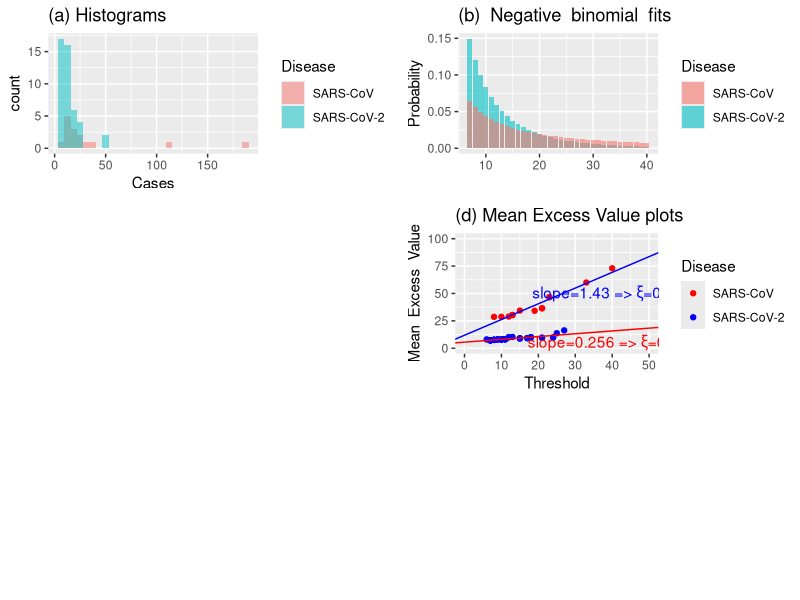

Source code (R): (Note: this script raises an error after producing the figure.)

library(ggplot2)

require(grid)
grid.newpage()
pushViewport(viewport(layout = grid.layout(3,2)))

define_region = function(row, col){
  viewport(layout.pos.row=row, layout.pos.col=col)
}

############################################

#data

Z=c(10,9,6.5,11,11,8,7,7,25,8,7,9,12,27,21,17,15,11,10,13,7,17.5,52,7,8,7,18,24,11,51,21,15,7,9,17,12,24,8,11,10,10,8,8,11,15,21,19,13,13,33,112,21,23,23,40,187,15,10,8,12)

Z=round(Z)

#####################################

data <- data.frame(
  Disease = c( rep("SARS-CoV ", 15), rep("SARS-CoV-2", 45) ),
  Cases = c( Z[46:60], Z[1:45] )
)

p=ggplot(data, aes(x=Cases,fill=Disease)) +
  geom_histogram(alpha=0.5,position="identity")


print(p+labs(title = "(a) Histograms"),vp=define_region(1,1))

###########################################


Z=c(10,9,6.5,11,11,8,7,7,25,8,7,9,12,27,21,17,15,11,10,13,7,17.5,52,7,8,7,18,24,11,51,21,15,7,9,17,12,24,8,11,10,10,8,8,11,15,21,19,13,13,33,112,21,23,23,40,187,15,10,8,12)

Z=round(Z)

Zcov=Z[1:45] #SARS-CoV-2

Zsars=Z[46:60] #SARS-CoV

f=function(theta){
  return(-sum(log((dnbinom(Zcov,size=theta[1],mu=theta[2]))/(1-pnbinom(6,size=theta[1],mu=theta[2])))))
}

thetahatcov=optim(fn=f,par=c(100,100))$par

cumsum(dnbinom(7:100,size=thetahatcov[1],mu=thetahatcov[2])/(1-pnbinom(6,size=thetahatcov[1],mu=thetahatcov[2])))

#######################################


f=function(theta){
  return(-sum(log((dnbinom(Zsars,size=theta[1],mu=theta[2]))/(1-pnbinom(6,size=theta[1],mu=theta[2])))))
}

thetahatsars=optim(fn=f,par=c(100,100))$par

cumsum(dnbinom(7:100,size=thetahatsars[1],mu=thetahatsars[2])/(1-pnbinom(6,size=thetahatsars[1],mu=thetahatsars[2])))

data <- data.frame(
  Disease = c( rep("SARS-CoV-2", 34), rep("SARS-CoV ", 34) ),
  probs = c((dnbinom(7:40,size=thetahatcov[1],mu=thetahatcov[2])/(1-pnbinom(6,size=thetahatcov[1],mu=thetahatcov[2]))),(dnbinom(7:40,size=thetahatsars[1],mu=thetahatsars[2])/(1-pnbinom(6,size=thetahatsars[1],mu=thetahatsars[2])))),
  xaxis = c((7:40),(7:40))
)

p=ggplot(data,aes(x = xaxis, y = probs, fill = Disease)) +
  geom_col(alpha=0.6,position="identity") +
  labs(title = "(b)  Negative  binomial  fits",
       x = "",
       y = "Probability") 

print(p,vp=define_region(1,2))


###########################################



Z=c(10,9,6.5,11,11,8,7,7,25,8,7,9,12,27,21,17,15,11,10,13,7,17.5,52,7,8,7,18,24,11,51,21,15,7,9,17,12,24,8,11,10,10,8,8,11,15,21,19,13,13,33,112,21,23,23,40,187,15,10,8,12)

Z=round(Z)

Ztot=Z

Z=Z[46:60] 

########################################

Z=Ztot[1:45] #SARS-CoV-2

vecucov2=sort(Z)

meanexcesscov2=rep(0,length(vecucov2))

i=1

while(i<=length(vecucov2)){
  
  meanexcesscov2[i]=mean(Z[which(Z>=vecucov2[i])]-vecucov2[i])
  
  i=i+1
}

Z=Ztot[46:60] #SARS-CoV

vecu=sort(Z)

meanexcess=rep(0,length(vecu))

i=1

while(i<=length(vecu)){
  
  meanexcess[i]=mean(Z[which(Z>=vecu[i])]-vecu[i])
  
  i=i+1
}

#####################################

data <- data.frame(
  Disease = c( rep("SARS-CoV ", 15), rep("SARS-CoV-2", 45) ),
  Excess = c( meanexcess, meanexcesscov2 ),
  Threshold = c( vecu , vecucov2 )
)

linreg=lm(meanexcess[1:13]~vecu[1:13])$coefficients

linreg2=lm(meanexcesscov2[1:43]~vecucov2[1:43])$coefficients

p=ggplot(data, aes(x=Threshold, y=Excess,col=Disease)) +
  scale_color_manual(values = c("red", "blue")) +
  geom_point() + ylim(c(0, 100)) + xlim(c(0,50))+ 
  geom_abline(intercept = linreg[1], slope = linreg[2],color="blue") +
  geom_abline(intercept = linreg2[1], slope = linreg2[2],color="red") +
  annotate(geom="text",x=40, y=50, label=expression(paste(slope,'=1.43',' => ',xi,'=0.589')),color="blue") +
  annotate(geom="text",x=40, y=5, label=expression(paste(slope,'=0.256',' => ',xi,'=0.204')),color="red") +
  ylab("Mean  Excess  Value")

print(p+labs(title = "(d) Mean Excess Value plots")
      ,vp=define_region(2,2))

##############################################



Z=c(10,9,6.5,11,11,8,7,7,25,8,7,9,12,27,21,17,15,11,10,13,7,17.5,52,7,8,7,18,24,11,51,21,15,7,9,17,12,24,8,11,10,10,8,8,11,15,21,19,13,13,33,112,21,23,23,40,187,15,10,8,12)

Z=round(Z)

Z60=Z

Ztot=Z

Z=Z[46:60]

########################################

Z=Ztot[1:45] #SARS-CoV-2

vecu=sort(Z)

meanexcess=rep(0,length(vecu))

i=1

while(i<=length(vecu)){
  
  meanexcess[i]=mean(Z[which(Z>=vecu[i])]-vecu[i])
  
  i=i+1
}


linreg=lm(meanexcess[1:43]~vecu[1:43])$coefficients


linreg[2]/(1+linreg[2]) #approximation of xi

Z=Ztot[46:60] #SARS-CoV

vecu=sort(Z)

meanexcess=rep(0,length(vecu))

i=1

while(i<=length(vecu)){
  
  meanexcess[i]=mean(Z[which(Z>=vecu[i])]-vecu[i])
  
  i=i+1
}

linreg=lm(meanexcess[1:13]~vecu[1:13])$coefficients

abline(a=linreg[1],b=linreg[2],col="blue")

linreg[2]/(1+linreg[2]) #approximation of the xi

#####################################


ddgpd=function(k,igamma,sigma){
  return((1+igamma*k/sigma)^(-1/igamma)-(1+igamma*(k+1)/sigma)^(-1/igamma))
} #mass function


Z=c(10,9,6.5,11,11,8,7,7,25,8,7,9,12,27,21,17,15,11,10,13,7,17.5,52,7,8,7,18,24,11,51,21,15,7,9,17,12,24,8,11,10,10,8,8,11,15,21,19,13,13,33,112,21,23,23,40,187,15,10,8,12)

Z=round(Z)

Z=Z[1:45] #SARS-CoV-2

Ztot=Z

################derivatives approximations###################

llfunction=function(theta){
  igamma=theta[1]
  sigma=theta[2]
  return(-sum(log((ddgpd(Z,igamma,sigma)))))
}

llfunction2=function(igamma,sigma){
  return(-sum(log(((1+igamma*Z/sigma)^(-1/igamma)-(1+igamma*(Z+1)/sigma)^(-1/igamma)))))
}

dllfunction2gamma=function(igamma,sigma){
  return((llfunction2(igamma+0.001,sigma)-llfunction2(igamma,sigma))/0.001)
}

dllfunction2gammasigma=function(igamma,sigma){
  return((dllfunction2gamma(igamma,sigma+0.001)-dllfunction2gamma(igamma,sigma))/0.001)
}

dllfunction2gamma2=function(igamma,sigma){
  return((dllfunction2gamma(igamma+0.001,sigma)-dllfunction2gamma(igamma,sigma))/0.001)
}

dllfunction2sigma=function(igamma,sigma){
  return((llfunction2(igamma,sigma+0.001)-llfunction2(igamma,sigma))/0.001)
}

dllfunction2sigma2=function(igamma,sigma){
  return((dllfunction2sigma(igamma,sigma+0.001)-dllfunction2sigma(igamma,sigma))/0.001)
}

k=1

#vecu=1:20

vecu=unique(sort(Ztot))

vecgamma=rep(0,length(vecu))

vecgammahillcovid=rep(0,length(vecu))

vecgammasuphillcovid=rep(0,length(vecu))

vecgammainfhillcovid=rep(0,length(vecu))

vecgammainf=rep(0,length(vecu))

vecgammasup=rep(0,length(vecu))

vecsigma=rep(0,length(vecu))

vecsigmainf=rep(0,length(vecu))

vecsigmasup=rep(0,length(vecu))

while(k<=length(vecu)){
  
  Z=Ztot[which(Ztot>=vecu[k])]-vecu[k]
  
  nk=length(Z)
  
  thetahat=optim(fn=llfunction,par=c(0.25,0.5))$par #D-GPD fit
  
  vecgammahillcovid[k]=mean(log(Ztot[which(Ztot>=rev(vecu)[k])]/rev(vecu)[k])) #hill estimator
  
  vecgammasuphillcovid[k]=vecgammahillcovid[k]*(1+qnorm(0.95)/sqrt(nk))
  
  vecgammainfhillcovid[k]=vecgammahillcovid[k]*(1+qnorm(0.05)/sqrt(nk))
  
  vecgamma[k]=thetahat[1]
  
  vecsigma[k]=thetahat[2]
  
  I11=dllfunction2gamma2(thetahat[1],thetahat[2])
  
  I12=dllfunction2gammasigma(thetahat[1],thetahat[2])
  
  I21=I12
  
  I22=dllfunction2sigma2(thetahat[1],thetahat[2])
  
  matI=matrix(c(I11,I12,I21,I22),2,2)
  
  varhat=solve(matI)[1,1]
  
  varhatsigma=solve(matI)[2,2]
  
  vecgammasup[k]=vecgamma[k]+sqrt(varhat)*qnorm(0.95) #upper bound for xi
  
  vecgammainf[k]=vecgamma[k]+sqrt(varhat)*qnorm(0.05) #lower bound for xi
  
  vecsigmasup[k]=vecsigma[k]+sqrt(varhatsigma)*qnorm(0.95) #upper bound for sigma
  
  vecsigmainf[k]=vecsigma[k]+sqrt(varhatsigma)*qnorm(0.05) #lower bound for sigma
  
  k=k+1
  
}

vecgamma

vecgammacovid=vecgamma

vecgammainfcovid=vecgammainf

vecgammasupcovid=vecgammasup

vecsigmacovid=vecsigma

vecsigmasupcovid=vecsigmasup

vecsigmainfcovid=vecsigmainf

vecucovid=vecu

####################################

Z=c(10,9,6.5,11,11,8,7,7,25,8,7,9,12,27,21,17,15,11,10,13,7,17.5,52,7,8,7,18,24,11,51,21,15,7,9,17,12,24,8,11,10,10,8,8,11,15,21,19,13,13,33,112,21,23,23,40,187,15,10,8,12)

Z=round(Z)

Z=Z[46:60] #SARS-CoV

Ztot=Z

###################################

llfunction=function(theta){
  igamma=theta[1]
  sigma=theta[2]
  return(-sum(log((ddgpd(Z,igamma,sigma)))))
} #log-likelihood function

k=1

vecu=unique(sort(Ztot))

vecu=c(6,vecu)

vecgamma=rep(0,length(vecu))

vecgammainf=rep(0,length(vecu))

vecgammasup=rep(0,length(vecu))

vecgammahillsars=rep(0,length(vecu))

vecgammainfhillsars=rep(0,length(vecu))

vecgammasuphillsars=rep(0,length(vecu))

vecsigma=rep(0,length(vecu))

vecsigmasup=rep(0,length(vecu))

vecsigmainf=rep(0,length(vecu))

while(k<=length(vecu)){
  
  Z=Ztot[which(Ztot>=vecu[k])]-vecu[k]
  
  nk=length(Z)
  
  thetahat=optim(fn=llfunction,par=c(0.25,0.5))$par
  
  vecgammahillsars[k]=mean(log(Ztot[which(Ztot>=rev(vecu)[k])]/rev(vecu)[k])) #hill estimator
  
  vecgammasuphillsars[k]=vecgammahillsars[k]*(1+qnorm(0.95)/sqrt(nk))
  
  vecgammainfhillsars[k]=vecgammahillsars[k]*(1+qnorm(0.05)/sqrt(nk))
  
  vecgamma[k]=thetahat[1]
  
  vecsigma[k]=thetahat[2]
  
  I11=dllfunction2gamma2(thetahat[1],thetahat[2])
  
  I12=dllfunction2gammasigma(thetahat[1],thetahat[2])
  
  I21=I12
  
  I22=dllfunction2sigma2(thetahat[1],thetahat[2])
  
  matI=matrix(c(I11,I12,I21,I22),2,2)
  
  varhat=solve(matI)[1,1]
  
  varhatsigma=solve(matI)[2,2]
  
  vecgammasup[k]=vecgamma[k]+sqrt(varhat)*qnorm(0.95) #upper bound for xi
  
  vecgammainf[k]=vecgamma[k]+sqrt(varhat)*qnorm(0.05) #lower bound for xi
  
  vecsigmasup[k]=vecsigma[k]+sqrt(varhatsigma)*qnorm(0.95) #upper bound for sigma
  
  vecsigmainf[k]=vecsigma[k]+sqrt(varhatsigma)*qnorm(0.05) #lower bound for sigma
  
  k=k+1
  
}

vecgamma

vecgammasars=vecgamma

vecgammainfsars=vecgammainf

vecgammasupsars=vecgammasup

vecsigmasars=vecsigma

vecsigmainfsars=vecsigmainf

vecsigmasupsars=vecsigmasup

vecusars=vecu

########################################

Z60=c(10,9,6.5,11,11,8,7,7,25,8,7,9,12,27,21,17,15,11,10,13,7,17.5,52,7,8,7,18,24,11,51,21,15,7,9,17,12,24,8,11,10,10,8,8,11,15,21,19,13,13,33,112,21,23,23,40,187,15,10,8,12)

n=length(Z60)

vechill=rep(0,n-1)

vecu60=rep(0,n-1)

k=2

while(k<=n){
  
  vecu60[k-1]=rev(sort(Z60))[k]
  
  vechill[k-1]=mean(log(Z60[which(Z60>=vecu60[k-1])]/vecu60[k-1])) #hill estimator
  
  k=k+1
}

vecgammahill=unique(rev(vechill))

vecuhill=unique(rev(vecu60))

data <- data.frame(
  Disease = c( rep("SARS-CoV ", 13), rep("SARS-CoV-2", 17), rep("Pooled data",59) ),
  Tail_Index = c( vecgammahillsars , vecgammahillcovid , vechill ),
  Threshold = c( vecusars , vecucovid , vecu60 ),
  CIdown=c( vecgammainfhillsars , vecgammainfhillcovid , rep(-10,59) ),
  CIup=c( vecgammasuphillsars , vecgammasuphillcovid , rep(-10,59) )
)

p=ggplot(data,aes(x=Threshold, y=Tail_Index,col=Disease)) +
  scale_color_manual(values = c("black", "red", "blue")) +
  geom_point(aes(x=Threshold, y=Tail_Index,col=Disease)) + geom_line() +
  geom_point(aes(x=Threshold, y=CIdown,col=Disease))  + geom_line(aes(x=Threshold, y=CIdown,col=Disease),linetype="dashed") +
  geom_point(aes(x=Threshold, y=CIup,col=Disease))  + geom_line(aes(x=Threshold, y=CIup,col=Disease),linetype="dashed") +
  ylim(c(-0.5, 1.5)) + xlim(c(6,25)) +
  geom_line() + 
  #geom_abline(intercept = 0.25, slope = 0,color="red",linetype="dotted") +
  #geom_abline(intercept = 0.8, slope = 0,color="blue",linetype="dotted") +
  #geom_abline(intercept = 0.6, slope = 0,color="black",linetype="dotted") + 
  #annotate(geom="text",x=22, y=0.8, label=expression(paste(xi,'=0.8')),color="blue") +
  #annotate(geom="text",x=22, y=0.6, label=expression(paste(xi,'=0.6')),color="black") +
  #annotate(geom="text",x=22, y=0.25, label=expression(paste(xi,'=0.25')),color="red") +
  ylab("Tail  Index") 


print(p+labs(title = "(c) Tail index plots")#+theme_bw()+theme(panel.border = element_blank(), panel.grid.major = element_blank(),
      #                 panel.grid.minor = element_blank(), axis.line = element_line(colour = "black"))
      ,vp=define_region(2,1))

###########################################

Z=c(10,9,6.5,11,11,8,7,7,25,8,7,9,12,27,21,17,15,11,10,13,7,17.5,52,7,8,7,18,24,11,51,21,15,7,9,17,12,24,8,11,10,10,8,8,11,15,21,19,13,13,33,112,21,23,23,40,187,15,10,8,12)

Z=round(Z)

Z60=Z

Ztot=Z

Z=Z[46:60]

########################################

Z=Ztot[1:45] #SARS-CoV-2

vecu=sort(Z)

meanexcess=rep(0,length(vecu))

i=1

while(i<=length(vecu)){
  
  meanexcess[i]=mean(Z[which(Z>=vecu[i])]-vecu[i])
  
  i=i+1
}


linreg=lm(meanexcess[1:43]~vecu[1:43])$coefficients


linreg[2]/(1+linreg[2]) #approximation of xi

Z=Ztot[46:60] #SARS-CoV

vecu=sort(Z)

meanexcess=rep(0,length(vecu))

i=1

while(i<=length(vecu)){
  
  meanexcess[i]=mean(Z[which(Z>=vecu[i])]-vecu[i])
  
  i=i+1
}

linreg=lm(meanexcess[1:13]~vecu[1:13])$coefficients

abline(a=linreg[1],b=linreg[2],col="blue")

linreg[2]/(1+linreg[2]) #approximation of the xi

#####################################

ddgpd=function(k,igamma,sigma){
  return((1+igamma*k/sigma)^(-1/igamma)-(1+igamma*(k+1)/sigma)^(-1/igamma))
} #mass function


Z=c(10,9,6.5,11,11,8,7,7,25,8,7,9,12,27,21,17,15,11,10,13,7,17.5,52,7,8,7,18,24,11,51,21,15,7,9,17,12,24,8,11,10,10,8,8,11,15,21,19,13,13,33,112,21,23,23,40,187,15,10,8,12)

Z=round(Z)

Z=Z[1:45] #SARS-CoV-2

Ztot=Z

################derivatives approximations###################

llfunction=function(theta){
  igamma=theta[1]
  sigma=theta[2]
  return(-sum(log((ddgpd(Z,igamma,sigma)))))
}

llfunction2=function(igamma,sigma){
  return(-sum(log(((1+igamma*Z/sigma)^(-1/igamma)-(1+igamma*(Z+1)/sigma)^(-1/igamma)))))
}

dllfunction2gamma=function(igamma,sigma){
  return((llfunction2(igamma+0.001,sigma)-llfunction2(igamma,sigma))/0.001)
}

dllfunction2gammasigma=function(igamma,sigma){
  return((dllfunction2gamma(igamma,sigma+0.001)-dllfunction2gamma(igamma,sigma))/0.001)
}

dllfunction2gamma2=function(igamma,sigma){
  return((dllfunction2gamma(igamma+0.001,sigma)-dllfunction2gamma(igamma,sigma))/0.001)
}

dllfunction2sigma=function(igamma,sigma){
  return((llfunction2(igamma,sigma+0.001)-llfunction2(igamma,sigma))/0.001)
}

dllfunction2sigma2=function(igamma,sigma){
  return((dllfunction2sigma(igamma,sigma+0.001)-dllfunction2sigma(igamma,sigma))/0.001)
}

k=1

#vecu=1:20

vecu=unique(sort(Ztot))

vecgamma=rep(0,length(vecu))

vecgammainf=rep(0,length(vecu))

vecgammasup=rep(0,length(vecu))

vecsigma=rep(0,length(vecu))

vecsigmainf=rep(0,length(vecu))

vecsigmasup=rep(0,length(vecu))

while(k<=length(vecu)){
  
  Z=Ztot[which(Ztot>=vecu[k])]-vecu[k]
  
  nk=length(Z)
  
  thetahat=optim(fn=llfunction,par=c(0.25,0.5))$par #D-GPD fit
  
  vecgamma[k]=thetahat[1]
  
  vecsigma[k]=thetahat[2]
  
  I11=dllfunction2gamma2(thetahat[1],thetahat[2])
  
  I12=dllfunction2gammasigma(thetahat[1],thetahat[2])
  
  I21=I12
  
  I22=dllfunction2sigma2(thetahat[1],thetahat[2])
  
  matI=matrix(c(I11,I12,I21,I22),2,2)
  
  varhat=solve(matI)[1,1]
  
  varhatsigma=solve(matI)[2,2]
  
  vecgammasup[k]=vecgamma[k]+sqrt(varhat)*qnorm(0.95) #upper bound for xi
  
  vecgammainf[k]=vecgamma[k]+sqrt(varhat)*qnorm(0.05) #lower bound for xi
  
  vecsigmasup[k]=vecsigma[k]+sqrt(varhatsigma)*qnorm(0.95) #upper bound for sigma
  
  vecsigmainf[k]=vecsigma[k]+sqrt(varhatsigma)*qnorm(0.05) #lower bound for sigma
  
  k=k+1
  
}

vecgamma

vecgammacovid=vecgamma

vecgammainfcovid=vecgammainf

vecgammasupcovid=vecgammasup

vecsigmacovid=vecsigma

vecsigmasupcovid=vecsigmasup

vecsigmainfcovid=vecsigmainf

vecucovid=vecu

####################################

Z=c(10,9,6.5,11,11,8,7,7,25,8,7,9,12,27,21,17,15,11,10,13,7,17.5,52,7,8,7,18,24,11,51,21,15,7,9,17,12,24,8,11,10,10,8,8,11,15,21,19,13,13,33,112,21,23,23,40,187,15,10,8,12)

Z=round(Z)

Z=Z[46:60] #SARS-CoV

Ztot=Z

###################################

llfunction=function(theta){
  igamma=theta[1]
  sigma=theta[2]
  return(-sum(log((ddgpd(Z,igamma,sigma)))))
} #log-likelihood function

k=1

vecu=unique(sort(Ztot))

vecu=c(6,vecu)

vecgamma=rep(0,length(vecu))

vecgammainf=rep(0,length(vecu))

vecgammasup=rep(0,length(vecu))

vecsigma=rep(0,length(vecu))

vecsigmasup=rep(0,length(vecu))

vecsigmainf=rep(0,length(vecu))

while(k<=length(vecu)){
  
  Z=Ztot[which(Ztot>=vecu[k])]-vecu[k]
  
  nk=length(Z)
  
  thetahat=optim(fn=llfunction,par=c(0.25,0.5))$par
  
  vecgamma[k]=thetahat[1]
  
  vecsigma[k]=thetahat[2]
  
  I11=dllfunction2gamma2(thetahat[1],thetahat[2])
  
  I12=dllfunction2gammasigma(thetahat[1],thetahat[2])
  
  I21=I12
  
  I22=dllfunction2sigma2(thetahat[1],thetahat[2])
  
  matI=matrix(c(I11,I12,I21,I22),2,2)
  
  varhat=solve(matI)[1,1]
  
  varhatsigma=solve(matI)[2,2]
  
  vecgammasup[k]=vecgamma[k]+sqrt(varhat)*qnorm(0.95) #upper bound for xi
  
  vecgammainf[k]=vecgamma[k]+sqrt(varhat)*qnorm(0.05) #lower bound for xi
  
  vecsigmasup[k]=vecsigma[k]+sqrt(varhatsigma)*qnorm(0.95) #upper bound for sigma
  
  vecsigmainf[k]=vecsigma[k]+sqrt(varhatsigma)*qnorm(0.05) #lower bound for sigma
  
  k=k+1
  
}

vecgamma

vecgammasars=vecgamma

vecgammainfsars=vecgammainf

vecgammasupsars=vecgammasup

vecsigmasars=vecsigma

vecsigmainfsars=vecsigmainf

vecsigmasupsars=vecsigmasup

vecusars=vecu

########################################

n=length(Z60)

vechill=rep(0,n-1)

vecu60=rep(0,n-1)

k=2

while(k<=n){
  
  vecu60[k-1]=rev(sort(Z60))[k]
  
  vechill[k-1]=mean(log(Z60[which(Z60>=vecu60[k-1])]/vecu60[k-1])) #hill estimator
  
  k=k+1
}

vecgammahill=unique(rev(vechill))

vecuhill=unique(rev(vecu60))

data <- data.frame(
  Disease = c( rep("SARS-CoV ", 13), rep("SARS-CoV-2", 17), rep("Pooled data",22) ),
  Tail_Index = c( vecgammasars , vecgammacovid , vecgammahill ),
  Threshold = c( vecusars , vecucovid , vecuhill ),
  CIdown=c( vecgammainfsars , vecgammainfcovid , rep(-10,22) ),
  CIup=c( vecgammasupsars , vecgammasupcovid , rep(-10,22) )
)

p=ggplot(data,aes(x=Threshold, y=Tail_Index,col=Disease)) +
  scale_color_manual(values = c("black", "red", "blue")) +
  geom_point(aes(x=Threshold, y=Tail_Index,col=Disease)) + geom_line() +
  geom_point(aes(x=Threshold, y=CIdown,col=Disease))  + geom_line(aes(x=Threshold, y=CIdown,col=Disease),linetype="dashed") +
  geom_point(aes(x=Threshold, y=CIup,col=Disease))  + geom_line(aes(x=Threshold, y=CIup,col=Disease),linetype="dashed") +
  ylim(c(-1, 3)) + xlim(c(5,22)) +
  geom_line() + 
  #geom_abline(intercept = 0.25, slope = 0,color="red",linetype="dotted") +
  #geom_abline(intercept = 0.8, slope = 0,color="blue",linetype="dotted") +
  #geom_abline(intercept = 0.6, slope = 0,color="black",linetype="dotted") + 
  #annotate(geom="text",x=22, y=0.8, label=expression(paste(xi,'=0.8')),color="blue") +
  #annotate(geom="text",x=22, y=0.6, label=expression(paste(xi,'=0.6')),color="black") +
  #annotate(geom="text",x=22, y=0.25, label=expression(paste(xi,'=0.25')),color="red") +
  ylab("Tail  Index") 


print(p+labs(title = "(e) Tail index plots D-GPD")#+theme_bw()+theme(panel.border = element_blank(), panel.grid.major = element_blank(),
      #                 panel.grid.minor = element_blank(), axis.line = element_line(colour = "black"))
      ,vp=define_region(3,1))

#################################################################


sigma=1

igamma=0.5

ddgpd=function(k,igamma,sigma){
  return((1+igamma*k/sigma)^(-1/igamma)-(1+igamma*(k+1)/sigma)^(-1/igamma))
}

####################################

#n=1000

#Z=sample(x = 0:100, n, replace = T, prob = ddgpd(0:100,0.5,1))

####################################

Z=c(10,9,6.5,11,11,8,7,7,25,8,7,9,12,27,21,17,15,11,10,13,7,17.5,52,7,8,7,18,24,11,51,21,15,7,9,17,12,24,8,11,10,10,8,8,11,15,21,19,13,13,33,112,21,23,23,40,187,15,10,8,12)

Z=round(Z)

Z=Z[1:45]

Ztot=Z

###################################

# Z=read.table(file="korea_pnas.txt",header=F)
# 
# Z=Z[,1]
# 
# n=length(Z)
# 
# Ztot=Z

###################################

llfunction=function(theta){
  igamma=theta[1]
  sigma=theta[2]
  return(-sum(log((ddgpd(Z,igamma,sigma)))))
}

k=1

#vecu=1:20

vecu=unique(sort(Ztot))

vecgamma=rep(0,length(vecu))

vecsigma=rep(0,length(vecu))

vecmass=rep(0,length(vecu))

while(k<=length(vecu)){
  
  Z=Ztot[which(Ztot>=vecu[k])]-vecu[k]
  
  vecgamma[k]=optim(fn=llfunction,par=c(0.25,0.5))$par[1]
  
  vecsigma[k]=optim(fn=llfunction,par=c(0.25,0.5))$par[2]
  
  vecmass[k]=ddgpd(vecu[k],vecgamma[k],vecsigma[k])
  
  k=k+1
  
}

vecgamma

vecgammacovid=vecgamma

vecsigmacovid=vecsigma

vecmasscovid=vecmass

vecucovid=vecu

####################################

Z=c(10,9,6.5,11,11,8,7,7,25,8,7,9,12,27,21,17,15,11,10,13,7,17.5,52,7,8,7,18,24,11,51,21,15,7,9,17,12,24,8,11,10,10,8,8,11,15,21,19,13,13,33,112,21,23,23,40,187,15,10,8,12)

Z=round(Z)

Z=Z[46:60]

Ztot=Z

###################################

# Z=read.table(file="korea_pnas.txt",header=F)
# 
# Z=Z[,1]
# 
# n=length(Z)
# 
# Ztot=Z

###################################

llfunction=function(theta){
  igamma=theta[1]
  sigma=theta[2]
  return(-sum(log((ddgpd(Z,igamma,sigma)))))
}

k=1

#vecu=1:20

vecu=unique(sort(Ztot))

vecu=c(6,vecu)

vecgamma=rep(0,length(vecu))

vecsigma=rep(0,length(vecu))

vecmass=rep(0,length(vecu))

while(k<=length(vecu)){
  
  Z=Ztot[which(Ztot>=vecu[k])]-vecu[k]
  
  vecgamma[k]=optim(fn=llfunction,par=c(0.25,0.5))$par[1]
  
  vecsigma[k]=optim(fn=llfunction,par=c(0.25,0.5))$par[2]
  
  vecmass[k]=ddgpd(vecu[k],vecgamma[k],vecsigma[k])
  
  k=k+1
  
}

vecgamma

vecgammasars=vecgamma

vecsigmasars=vecsigma

vecmasssars=vecmass

vecusars=vecu

ycovid=log(ddgpd(0:100,vecgammacovid[5],vecsigmacovid[5]))

ysars=log(ddgpd(0:100,vecgammasars[3],vecsigmasars[3]))

ycovid6=log(ddgpd(0:100,vecgammacovid[1],vecsigmacovid[1]))

ysars6=log(ddgpd(0:100,vecgammasars[1],vecsigmasars[1]))

data <- data.frame(
  Disease = c( rep("SARS-CoV ", 101), rep("SARS-CoV-2", 101)),
  Tail_Index = c(ysars,ycovid),
  Tail_Index6 = c(ysars6,ycovid6),
  Threshold = rep((0:100),2)
)

p=ggplot(data,aes(x=Threshold, y=Tail_Index,col=Disease)) +
  scale_color_manual(values = c("red", "blue")) +
  geom_point(aes(x=Threshold, y=Tail_Index,col=Disease),size=0.1) + geom_line() +
  geom_point(aes(x=Threshold, y=Tail_Index6,col=Disease),size=0.1) + geom_line() +
  ylim(c(-10,0)) + xlim(c(0,101)) +
  geom_line() + 
  #geom_abline(intercept = 0.25, slope = 0,color="red",linetype="dotted") +
  #geom_abline(intercept = 0.8, slope = 0,color="blue",linetype="dotted") +
  #geom_abline(intercept = 0.6, slope = 0,color="black",linetype="dotted") + 
  #annotate(geom="text",x=22, y=0.8, label=expression(paste(xi,'=0.8')),color="blue") +
  #annotate(geom="text",x=22, y=0.6, label=expression(paste(xi,'=0.6')),color="black") +
  #annotate(geom="text",x=22, y=0.25, label=expression(paste(xi,'=0.25')),color="red") +
  ylab("log(Probability)") + xlab("k")


print(p+labs(title = "(f) D-GPD log-mass functions")#+theme_bw()+theme(panel.border = element_blank(), panel.grid.major = element_blank(),
      #                 panel.grid.minor = element_blank(), axis.line = element_line(colour = "black"))
      ,vp=define_region(3,2))
